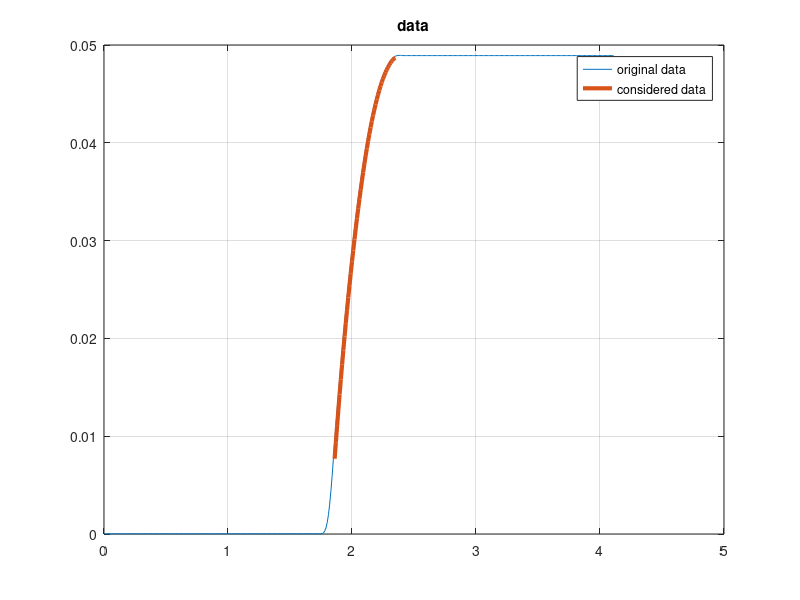
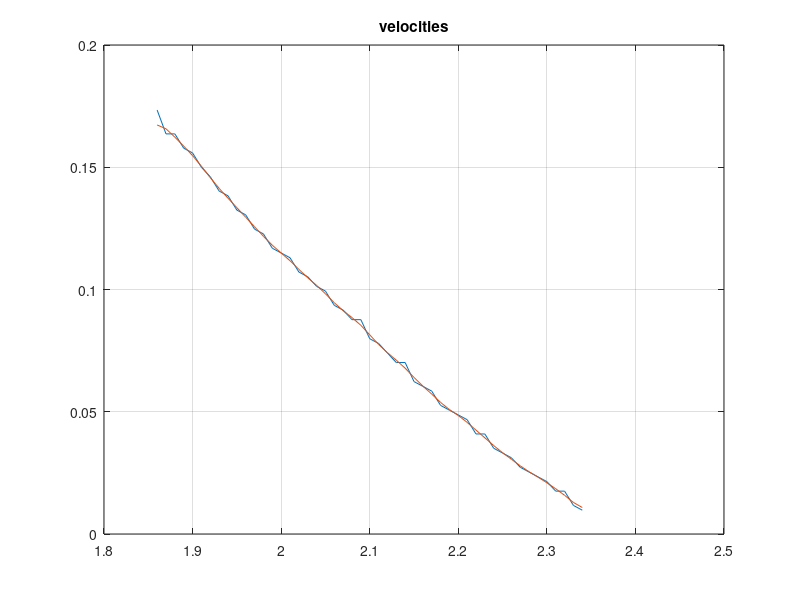
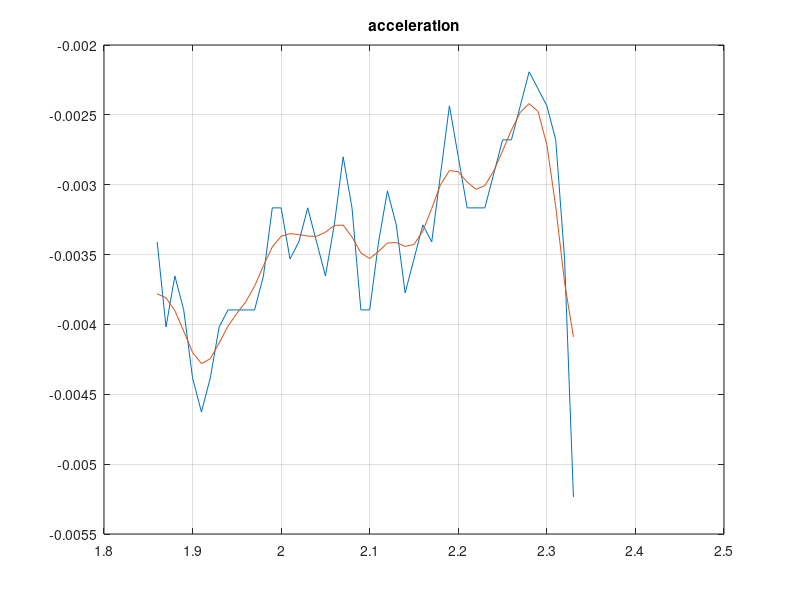
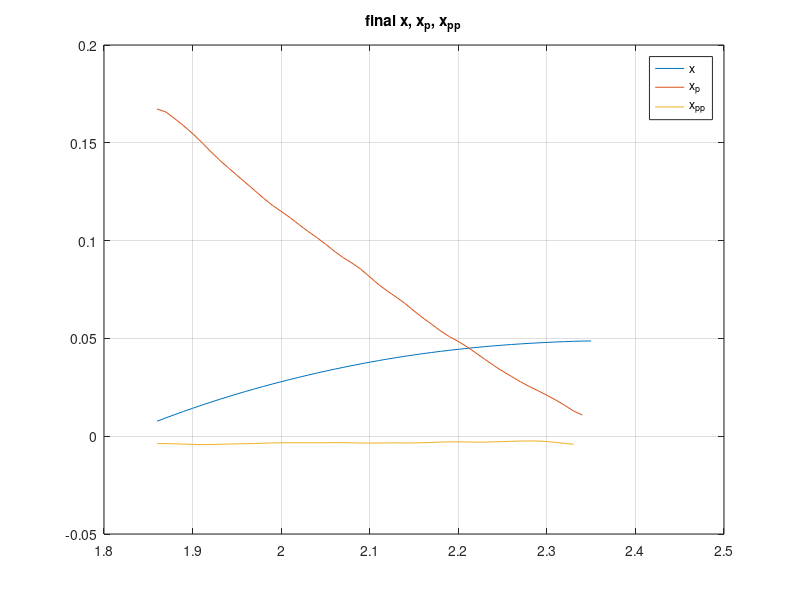

Here is the MATLAB script that generated these plots, in order:
%% Script per ricuperare i dati

clear all;clc;close all;

data0 = load('data0000.txt');

Rg=6.35e-3;
g=9.81;

fs = 100; % Hz
dt = 1/fs;
data= [data0];
time= 0:dt:(length(data)-1)*dt;

% Treating data
cart = (2*pi/2048*Rg)*data(:,2);

figure(1)
plot(time,cart)
grid on
hold on


n=find(cart<=cart(end)-0.0001);

cart = cart(n);
time = time(n);

%cutting part of interest

x_old=cart;
xp_old=diff(x_old)/dt;

q = find(xp_old==max(xp_old));
x_old = x_old(q:end);

%filtering displacement

for ii=1:2
     for i= 1:length(x_old)-1
         x_1(i)= (x_old(i)+x_old(i+1))/2;
     end
     
     x_1(length(x_old))=x_old(end);

     x(1)=x_old(1);
     for i= 2:length(x_1)
         x(i)= (x_1(i)+x_1(i-1))/2;
     end

     x_old=x;
end
x=x_old;
xp_old = xp_old(q:end);




figure(2)
plot([q*dt:dt:(q+(length(xp_old)-1))*dt],xp_old)
grid on; hold on



for ii=1:2
     for i= 1:length(xp_old)-1
         xp_1(i)= (xp_old(i)+xp_old(i+1))/2;
     end
     
     xp_1(length(xp_old))=xp_old(end);

     xp(1)=xp_1(1);
     for i= 2:length(xp_1)
         xp(i)= (xp_1(i)+xp_1(i-1))/2;
     end

     xp_old=xp;
end

plot([q*dt:dt:(q+(length(xp)-1))*dt],xp)
title('velocities')

xpp_old=diff(x,2)/dt;

figure(3)
plot([q*dt:dt:(q+(length(xpp_old)-1))*dt],xpp_old)
grid on; hold on
fin_val=xpp_old(end);
for ii=1:5
     for i= 1:length(xpp_old)-1
         xpp_1(i)= (xpp_old(i)+xpp_old(i+1))/2;
     end
     
     xpp_1(length(xpp_old))=xpp_old(end);

     xpp(1)=xpp_1(1);
     for i= 2:length(xpp_1)
         xpp(i)= (xpp_1(i)+xpp_1(i-1))/2;
     end

     xpp_old=xpp;
end

plot([q*dt:dt:(q+(length(xpp)-1))*dt],xpp)
title('acceleration')

figure(1)
plot([q*dt:dt:(q+(length(x)-1))*dt],x,'linewidth',3)
title('data')
legend('original data','considered data')
figure(4)
plot([q*dt:dt:(q+(length(x)-1))*dt],x)
hold on; grid on
plot([q*dt:dt:(q+(length(xp)-1))*dt],xp)
plot([q*dt:dt:(q+(length(xpp)-1))*dt],xpp)

title('final x, x_p, x_p_p')
legend('x','x_p','x_p_p')
M=879.5e-3;
F_old = M*xpp;
F=F_old;

%ploting relationship between F and v
figure
plot(xp(1:end-1),F,'linewidth',1)
grid on
title('function F = f(v)')

%if we can assume a model similar to F = mu*M*g
xppav=sum(xpp)/length(xpp);
mu=xppav/g;



xpn=fliplr(xp);
m=find(xpn<=0.1549);

Fnf=fliplr(F);
Fn=Fnf(m);
xpn=xpn(m);

n=find(xpn>=0.02325);


Fn=Fnf(n);
xpn=xpn(n);

figure
plot(fliplr(xpn),fliplr(Fn))


